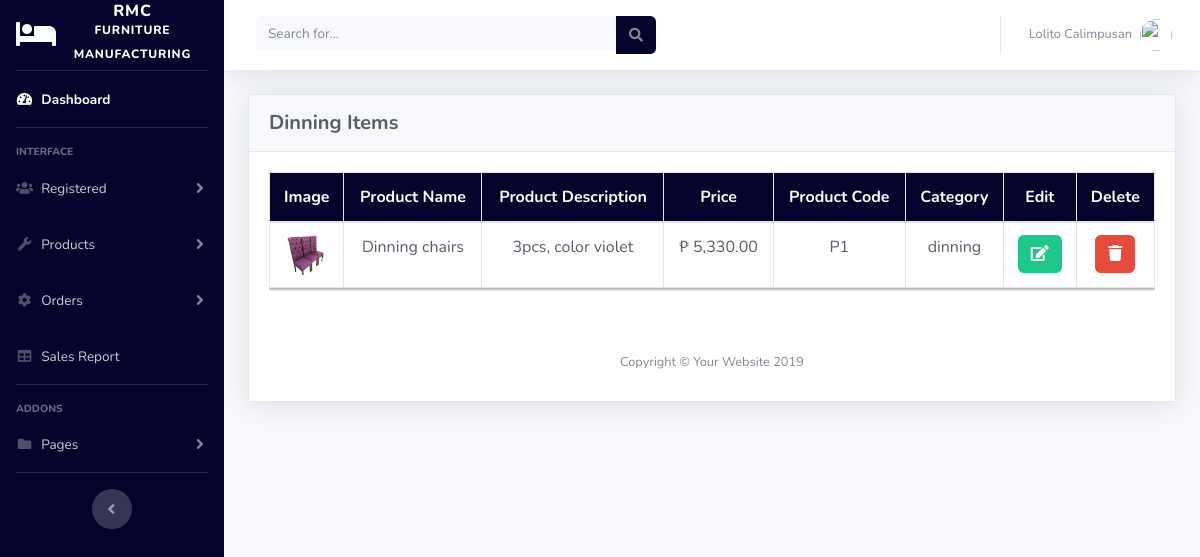
Page /admin/dinning.php (signed in) on the committed database.
### tables this page shows
CREATE TABLE `register` (
  `id` int(11) NOT NULL,
  `fname` varchar(255) NOT NULL,
  `lname` varchar(255) NOT NULL,
  `age` varchar(20) NOT NULL,
  `gender` varchar(50) NOT NULL,
  `address` varchar(255) NOT NULL,
  `phone` varchar(30) NOT NULL,
  `image` varchar(255) NOT NULL,
  `email` varchar(255) NOT NULL,
  `password` varchar(255) NOT NULL,
  `otp` int(11) DEFAULT NULL,
  `role` varchar(20) DEFAULT NULL,
  `date_registered` datetime NOT NULL DEFAULT current_timestamp(),
  `status` varchar(100) NOT NULL
);

CREATE TABLE `product` (
  `id` int(11) NOT NULL,
  `product_name` varchar(100) NOT NULL,
  `product_desc` varchar(255) NOT NULL,
  `product_price` varchar(50) NOT NULL,
  `product_image` varchar(255) NOT NULL,
  `product_code` varchar(10) NOT NULL,
  `category` varchar(50) NOT NULL,
  `most_saled` int(11) DEFAULT NULL
);

### admin/dinning.php (the view, shortened to what this page needs)
<?php
include('includes/header.php');
include('includes/navbar.php');
?>
<div class="container-fluid">
  <div class="card shadow mb-4">
    <div class="card-header py-3">
      <h5 class="m-0 font-weight-bold text-dark">
        Dinning Items
      </h5>
    </div>
  <div class="card-body">
  <div class="table-responsive">
  <table class="table table-bordered text-dark text-center" id="dataTable" width="100%" cellspacing="0" style="box-shadow: 0px 2px 2px rgba(0,0,0,0.3);">
    <thead>
      <tr style="background-color: rgb(3, 3, 43); color: white;">
        <th>Image</th>
        <th>Product Name</th>
        <th>Product Description</th>
        <th>Price</th>
        <th>Product Code</th>
        <th>Category</th>
        <th>Edit</th>
        <th>Delete</th>
      </tr>
    </thead>
    <tbody>
      <?php
          require('../config.php');
          $stmt = $conn->prepare("SELECT * FROM product WHERE category = 'dinning' ");
          $stmt->execute();
          $result = $stmt->get_result();
          $total = $result->num_rows;
          if($total > 0){
            $row = $result->fetch_assoc();
          }
          else{
            echo " Empty Records";
          }
      ?>
      <?php do{ ?>
      <tr class="hover-tr">
        <td>
          <a href="products/<?= $row['product_image'];?>">
            <img src="products/<?= $row['product_image'];?>" width="40px" height="40px">
          </a>
        </td>
        <td><?= $row['product_name'];?></td>
        <td><?= $row['product_desc'];?></td>
        <td>&#8369; <?= number_format($row['product_price'],2) ?></td>
        <td><?= $row['product_code'];?></td>
        <td><?= $row['category'];?></td>
        <td>
            <form action="edit_product.php" method="post">
                <button  type="submit" name="edit_btn" class="btn btn-success"> <i class="fas fa-edit"></i> </button>
            </form>
        </td>
        <td>
            <form action="code.php" method="post">
              <button type="submit" name="delete_btn" class="btn btn-danger"> <i class="fa fa-trash"></i> </button>
            </form>
        </td>
        </tr>
        <?php } while($row = $result->fetch_assoc()); ?>
    </tbody>
  </table>
  </div>
</div>
<?php
include('includes/footer.php');
?>

### admin/includes/navbar.php (shortened to what this page needs)
   <ul class="navbar-nav  sidebar sidebar-dark accordion" id="accordionSidebar" style=" background-color: rgb(3, 3, 43);">
<a class="sidebar-brand d-flex align-items-center justify-content-center" href="index.php">
  <div class="sidebar-brand-icon">
    <i class="fas fa-bed"></i>
  </div>
  <div class="sidebar-brand-text mx-3">RMC <sup>Furniture Manufacturing</sup></div>
</a>
<hr class="sidebar-divider my-0">
<li class="nav-item active">
  <a class="nav-link" href="index.php">
    <i class="fas fa-fw fa-tachometer-alt"></i>
    <span>Dashboard</span></a>
</li>
<hr class="sidebar-divider">
<div class="sidebar-heading">
  Interface
</div>
<li class="nav-item">
  <a class="nav-link collapsed" href="#" data-toggle="collapse" data-target="#collapseOne" aria-expanded="true" aria-controls="collapseOne">
    <i class="fas fa-users"></i>
    <span>Registered</span>
  </a>
</li>
<li class="nav-item">
  <a class="nav-link collapsed" href="#" data-toggle="collapse" data-target="#collapseUtilities" aria-expanded="true" aria-controls="collapseUtilities">
    <i class="fas fa-fw fa-wrench"></i>
    <span>Products</span>
  </a>
</li>
<li class="nav-item">
  <a class="nav-link collapsed" href="#" data-toggle="collapse" data-target="#collapseTwo" aria-expanded="true" aria-controls="collapseTwo">
    <i class="fas fa-fw fa-cog"></i>
    <span>Orders</span>
  </a>
</li>
<li class="nav-item">
  <a class="nav-link" href="sales_report.php">
    <i class="fas fa-fw fa-table"></i>
    <span>Sales Report</span></a>
</li>
<hr class="sidebar-divider">
<div class="sidebar-heading">
  Addons
</div>
<li class="nav-item">
  <a class="nav-link collapsed" href="#" data-toggle="collapse" data-target="#collapsePages" aria-expanded="true" aria-controls="collapsePages">
    <i class="fas fa-fw fa-folder"></i>
    <span>Pages</span>
  </a>
</li>
<hr class="sidebar-divider d-none d-md-block">
<div class="text-center d-none d-md-inline">
  <button class="rounded-circle border-0" id="sidebarToggle"></button>
</div>
</ul>
    <div id="content-wrapper" class="d-flex flex-column">
      <div id="content">
        <nav class="navbar navbar-expand navbar-light bg-white topbar mb-4 static-top shadow">
          <form class="d-none d-sm-inline-block form-inline mr-auto ml-md-3 my-2 my-md-0 mw-100 navbar-search">
            <div class="input-group">
              <input type="text" class="form-control bg-light border-0 small" placeholder="Search for..." aria-label="Search" aria-describedby="basic-addon2">
              <div class="input-group-append">
                <button class="btn" type="button" style=" background-color: rgb(3, 3, 43);">
                  <i class="fas fa-search fa-sm"></i>
                </button>
              </div>
            </div>
          </form>
          <ul class="navbar-nav ml-auto">
            <li class="nav-item dropdown no-arrow">
              <a class="nav-link dropdown-toggle" href="#" id="userDropdown" role="button" data-toggle="dropdown" aria-haspopup="true" aria-expanded="false">
                <span class="mr-2 d-none d-lg-inline text-gray-600 small">
               <?php
                 require('../config.php');
                 if(isset($_SESSION['Admin_id'])){
                     $id = $_SESSION['Admin_id'];
                     $stmt = $conn->prepare("SELECT * FROM register WHERE id = ?");
                     $stmt->bind_param("s", $id);
                     $stmt->execute();
                     $result = $stmt->get_result();
                     $total = $result->num_rows;
                     if($total > 0){
                         $row = $result->fetch_assoc();
                         echo $row['fname'] . " " . $row['lname'];?>
                </span>
                <img class="img-profile rounded-circle" src="https://source.unsplash.com/QAB-WJcbgJk/60x60">
              </a>
              <?php }
                 }?>
            </li>
          </ul>
        </nav>

### rows in the picture
register: fname "Lolito", lname "Calimpusan"
product: product_image (picture), product_name "Dinning chairs", product_desc "3pcs, color violet", product_price "5,330.00", product_code "P1", category "dinning"
